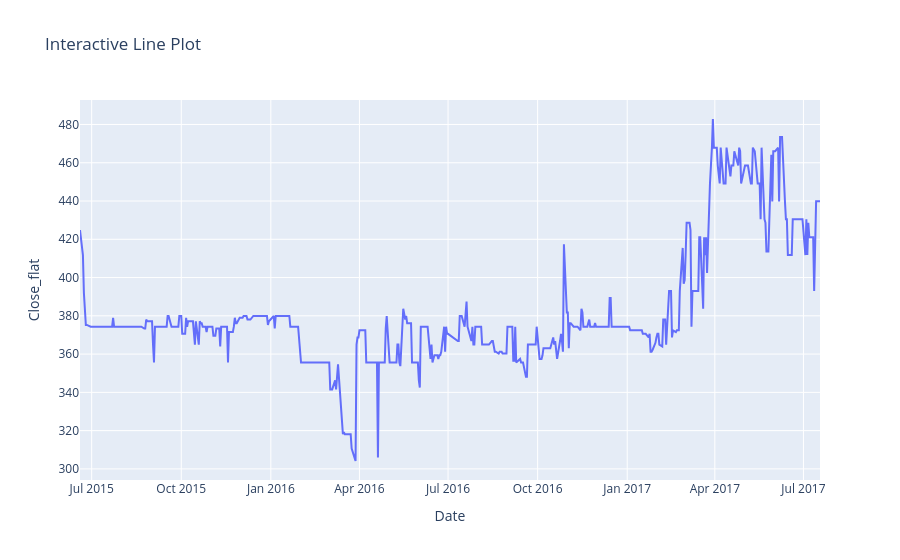

The cell this chart's notebook holds for it:
### Code cell
import plotly.express as px

# After slice and reset_index
df_slice = df.iloc[:504].reset_index()

# If columns are MultiIndex (like ('Close', 'MDKA.JK')), select with tuple:
if isinstance(df_slice.columns, pd.MultiIndex):
    # Replace 'MDKA.JK' by actual ticker if different
    df_slice['Close_flat'] = df_slice[('Close', 'MDKA.JK')]
    y_col = 'Close_flat'
else:
    y_col = 'Close'

fig = px.line(df_slice, x='Date', y=y_col, title='Interactive Line Plot')
fig.show()

### Figure 1 — Plotly figure (JSON) as saved in the notebook; plotly's stock layout.template omitted (floating-point values rounded to 4 significant figures; data arrays with more than 128 entries replaced by an {"elided": "..."} marker saying what was removed)
{"data": [{"hovertemplate": "Date=%{x}<br>Close_flat=%{y}<extra></extra>", "legendgroup": "", "line": {"color": "#636efa", "dash": "solid"}, "marker": {"symbol": "circle"}, "mode": "lines", "name": "", "orientation": "v", "showlegend": false, "type": "scatter", "x": {"elided": "504 str values"}, "xaxis": "x", "y": {"elided": "504 float values"}, "yaxis": "y"}], "layout": {"legend": {"tracegroupgap": 0}, "title": {"text": "Interactive Line Plot"}, "xaxis": {"anchor": "y", "domain": [0, 1], "title": {"text": "Date"}}, "yaxis": {"anchor": "x", "domain": [0, 1], "title": {"text": "Close_flat"}}}}
